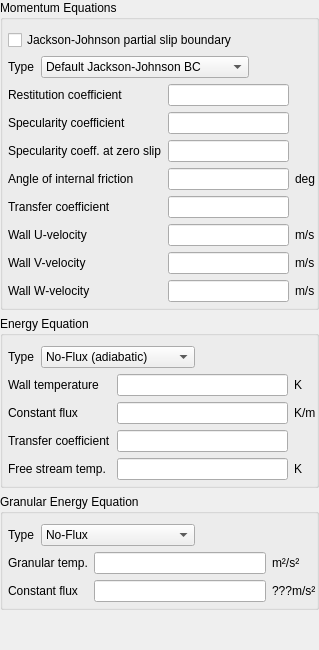
              <widget class="QWidget" name="page_solids_wall">
               <layout class="QVBoxLayout" name="verticalLayout_6">
                <property name="leftMargin">
                 <number>0</number>
                </property>
                <property name="topMargin">
                 <number>0</number>
                </property>
                <property name="rightMargin">
                 <number>0</number>
                </property>
                <property name="bottomMargin">
                 <number>0</number>
                </property>
                <item>
                 <widget class="QGroupBox" name="groupbox_solids_momentum_eq">
                  <property name="title">
                   <string>Momentum Equations</string>
                  </property>
                  <property name="flat">
                   <bool>true</bool>
                  </property>
                  <layout class="QGridLayout" name="gridLayout_18">
                   <property name="leftMargin">
                    <number>5</number>
                   </property>
                   <property name="topMargin">
                    <number>10</number>
                   </property>
                   <property name="rightMargin">
                    <number>0</number>
                   </property>
                   <property name="bottomMargin">
                    <number>5</number>
                   </property>
                   <item row="1" column="0" colspan="2">
                    <layout class="QHBoxLayout" name="horizontalLayout_5">
                     <item>
                      <widget class="QLabel" name="label_bc_jj_ps_type">
                       <property name="text">
                        <string>Type</string>
                       </property>
                      </widget>
                     </item>
                     <item>
                      <widget class="QComboBox" name="combobox_bc_jj_ps_type">
                       <item>
                        <property name="text">
                         <string>Default Jackson-Johnson BC</string>
                        </property>
                       </item>
                       <item>
                        <property name="text">
                         <string>Variable specularity coefficient</string>
                        </property>
                       </item>
                       <item>
                        <property name="text">
                         <string>Jenkins small frictional boundary</string>
                        </property>
                       </item>
                      </widget>
                     </item>
                     <item>
                      <spacer name="horizontalSpacer_6">
                       <property name="orientation">
                        <enum>Qt::Horizontal</enum>
                       </property>
                       <property name="sizeHint" stdset="0">
                        <size>
                         <width>40</width>
                         <height>20</height>
                        </size>
                       </property>
                      </spacer>
                     </item>
                    </layout>
                   </item>
                   <item row="0" column="0" colspan="2">
                    <widget class="CheckBox" name="checkbox_bc_jj_ps_args_BC">
                     <property name="text">
                      <string>Jackson-Johnson partial slip boundary</string>
                     </property>
                    </widget>
                   </item>
                   <item row="2" column="0">
                    <widget class="QLabel" name="label_e_w">
                     <property name="text">
                      <string>Restitution coefficient</string>
                     </property>
                    </widget>
                   </item>
                   <item row="2" column="1">
                    <widget class="LineEdit" name="lineedit_keyword_e_w"/>
                   </item>
                   <item row="3" column="0">
                    <widget class="QLabel" name="label_phip">
                     <property name="text">
                      <string>Specularity coefficient</string>
                     </property>
                    </widget>
                   </item>
                   <item row="3" column="1">
                    <widget class="LineEdit" name="lineedit_keyword_phip"/>
                   </item>
                   <item row="3" column="2">
                    <widget class="QLabel" name="label_phip_units">
                     <property name="text">
                      <string/>
                     </property>
                    </widget>
                   </item>
                   <item row="4" column="0">
                    <widget class="QLabel" name="label_phip0">
                     <property name="text">
                      <string>Specularity coeff. at zero slip</string>
                     </property>
                    </widget>
                   </item>
                   <item row="4" column="1">
                    <widget class="LineEdit" name="lineedit_keyword_phip0"/>
                   </item>
                   <item row="4" column="2">
                    <widget class="QLabel" name="label_phip0_units">
                     <property name="text">
                      <string/>
                     </property>
                    </widget>
                   </item>
                   <item row="5" column="0">
                    <widget class="QLabel" name="label_phi_w">
                     <property name="text">
                      <string>Angle of internal friction</string>
                     </property>
                    </widget>
                   </item>
                   <item row="5" column="1">
                    <widget class="LineEdit" name="lineedit_keyword_phi_w"/>
                   </item>
                   <item row="6" column="1">
                    <widget class="LineEdit" name="lineedit_keyword_bc_hw_s_args_BC_P"/>
                   </item>
                   <item row="5" column="2">
                    <widget class="QLabel" name="label_phi_w_units">
                     <property name="text">
                      <string>deg</string>
                     </property>
                    </widget>
                   </item>
                   <item row="6" column="0">
                    <widget class="QLabel" name="label_bc_hw_s">
                     <property name="text">
                      <string>Transfer coefficient</string>
                     </property>
                    </widget>
                   </item>
                   <item row="7" column="1">
                    <widget class="LineEdit" name="lineedit_keyword_bc_uw_s_args_BC_P"/>
                   </item>
                   <item row="6" column="2">
                    <widget class="QLabel" name="label_bc_hw_s_units">
                     <property name="text">
                      <string/>
                     </property>
                    </widget>
                   </item>
                   <item row="7" column="0">
                    <widget class="QLabel" name="label_bc_uw_s">
                     <property name="text">
                      <string>Wall U-velocity</string>
                     </property>
                    </widget>
                   </item>
                   <item row="8" column="1">
                    <widget class="LineEdit" name="lineedit_keyword_bc_vw_s_args_BC_P"/>
                   </item>
                   <item row="7" column="2">
                    <widget class="QLabel" name="label_bc_uw_s_units">
                     <property name="text">
                      <string>m/s</string>
                     </property>
                    </widget>
                   </item>
                   <item row="8" column="0">
                    <widget class="QLabel" name="label_bc_vw_s">
                     <property name="text">
                      <string>Wall V-velocity</string>
                     </property>
                    </widget>
                   </item>
                   <item row="9" column="1">
                    <widget class="LineEdit" name="lineedit_keyword_bc_ww_s_args_BC_P"/>
                   </item>
                   <item row="8" column="2">
                    <widget class="QLabel" name="label_bc_vw_s_units">
                     <property name="text">
                      <string>m/s</string>
                     </property>
                    </widget>
                   </item>
                   <item row="9" column="0">
                    <widget class="QLabel" name="label_bc_ww_s">
                     <property name="text">
                      <string>Wall W-velocity</string>
                     </property>
                    </widget>
                   </item>
                   <item row="9" column="2">
                    <widget class="QLabel" name="label_bc_ww_s_units">
                     <property name="text">
                      <string>m/s</string>
                     </property>
                    </widget>
                   </item>
                  </layout>
                 </widget>
                </item>
                <item>
                 <widget class="QGroupBox" name="groupbox_solids_energy_eq">
                  <property name="title">
                   <string>Energy Equation</string>
                  </property>
                  <property name="flat">
                   <bool>true</bool>
                  </property>
                  <layout class="QGridLayout" name="gridLayout_19">
                   <property name="leftMargin">
                    <number>5</number>
                   </property>
                   <property name="topMargin">
                    <number>10</number>
                   </property>
                   <property name="rightMargin">
                    <number>0</number>
                   </property>
                   <property name="bottomMargin">
                    <number>5</number>
                   </property>
                   <item row="0" column="0" colspan="2">
                    <layout class="QHBoxLayout" name="horizontalLayout_6">
                     <item>
                      <widget class="QLabel" name="label_solids_energy_eq_type">
                       <property name="text">
                        <string>Type</string>
                       </property>
                      </widget>
                     </item>
                     <item>
                      <widget class="QComboBox" name="combobox_solids_energy_eq_type">
                       <item>
                        <property name="text">
                         <string>No-Flux (adiabatic)</string>
                        </property>
                       </item>
                       <item>
                        <property name="text">
                         <string>Specified Temperature</string>
                        </property>
                       </item>
                       <item>
                        <property name="text">
                         <string>Specified Flux</string>
                        </property>
                       </item>
                       <item>
                        <property name="text">
                         <string>Convective Flux</string>
                        </property>
                       </item>
                      </widget>
                     </item>
                     <item>
                      <spacer name="horizontalSpacer_5">
                       <property name="orientation">
                        <enum>Qt::Horizontal</enum>
                       </property>
                       <property name="sizeHint" stdset="0">
                        <size>
                         <width>40</width>
                         <height>20</height>
                        </size>
                       </property>
                      </spacer>
                     </item>
                    </layout>
                   </item>
                   <item row="1" column="0">
                    <widget class="QLabel" name="label_bc_tw_s">
                     <property name="text">
                      <string>Wall temperature</string>
                     </property>
                    </widget>
                   </item>
                   <item row="1" column="1">
                    <widget class="LineEdit" name="lineedit_keyword_bc_tw_s_args_BC_P"/>
                   </item>
                   <item row="1" column="2">
                    <widget class="QLabel" name="label_bc_tw_s_units">
                     <property name="text">
                      <string>K</string>
                     </property>
                    </widget>
                   </item>
                   <item row="2" column="0">
                    <widget class="QLabel" name="label_bc_c_t_s">
                     <property name="text">
                      <string>Constant flux</string>
                     </property>
                    </widget>
                   </item>
                   <item row="2" column="1">
                    <widget class="LineEdit" name="lineedit_keyword_bc_c_t_s_args_BC_P"/>
                   </item>
                   <item row="2" column="2">
                    <widget class="QLabel" name="label_bc_c_t_s_units">
                     <property name="text">
                      <string>K/m</string>
                     </property>
                    </widget>
                   </item>
                   <item row="3" column="0">
                    <widget class="QLabel" name="label_bc_hw_t_s">
                     <property name="text">
                      <string>Transfer coefficient</string>
                     </property>
                    </widget>
                   </item>
                   <item row="3" column="1">
                    <widget class="LineEdit" name="lineedit_keyword_bc_hw_t_s_args_BC_P"/>
                   </item>
                   <item row="3" column="2">
                    <widget class="QLabel" name="label_bc_hw_t_s_units">
                     <property name="text">
                      <string/>
                     </property>
                    </widget>
                   </item>
                   <item row="4" column="0">
                    <widget class="QLabel" name="label_bc_tw_s_2">
                     <property name="text">
                      <string>Free stream temp.</string>
                     </property>
                    </widget>
                   </item>
                   <item row="4" column="1">
                    <widget class="LineEdit" name="lineedit_keyword_bc_tw_s_2_args_BC_P"/>
                   </item>
                   <item row="4" column="2">
                    <widget class="QLabel" name="label_bc_tw_s_2_units">
                     <property name="text">
                      <string>K</string>
                     </property>
                    </widget>
                   </item>
                  </layout>
                 </widget>
                </item>
                <item>
                 <widget class="QGroupBox" name="groupbox_solids_granular_energy_eq">
                  <property name="title">
                   <string>Granular Energy Equation</string>
                  </property>
                  <property name="flat">
                   <bool>true</bool>
                  </property>
                  <layout class="QGridLayout" name="gridLayout_20">
                   <property name="leftMargin">
                    <number>5</number>
                   </property>
                   <property name="topMargin">
                    <number>10</number>
                   </property>
                   <property name="rightMargin">
                    <number>0</number>
                   </property>
                   <property name="bottomMargin">
                    <number>5</number>
                   </property>
                   <item row="0" column="0" colspan="2">
                    <layout class="QHBoxLayout" name="horizontalLayout_7">
                     <item>
                      <widget class="QLabel" name="label_solids_granular_energy_eq_type">
                       <property name="text">
                        <string>Type</string>
                       </property>
                      </widget>
                     </item>
                     <item>
                      <widget class="QComboBox" name="combobox_solids_granular_energy_eq_type">
                       <item>
                        <property name="text">
                         <string>No-Flux</string>
                        </property>
                       </item>
                       <item>
                        <property name="text">
                         <string>Specified Temperature</string>
                        </property>
                       </item>
                       <item>
                        <property name="text">
                         <string>Specified Flux</string>
                        </property>
                       </item>
                      </widget>
                     </item>
                     <item>
                      <spacer name="horizontalSpacer_7">
                       <property name="orientation">
                        <enum>Qt::Horizontal</enum>
                       </property>
                       <property name="sizeHint" stdset="0">
                        <size>
                         <width>40</width>
                         <height>20</height>
                        </size>
                       </property>
                      </spacer>
                     </item>
                    </layout>
                   </item>
                   <item row="2" column="0">
                    <widget class="QLabel" name="label_bc_c_theta_m">
                     <property name="text">
                      <string>Constant flux</string>
                     </property>
                    </widget>
                   </item>
                   <item row="1" column="0">
                    <widget class="QLabel" name="label_bc_thetaw_m">
                     <property name="text">
                      <string>Granular temp.</string>
                     </property>
                    </widget>
                   </item>
                   <item row="1" column="1">
                    <widget class="LineEdit" name="lineedit_keyword_bc_thetaw_m_args_BC_P"/>
                   </item>
                   <item row="2" column="1">
                    <widget class="LineEdit" name="lineedit_keyword_bc_c_theta_m_args_BC_P"/>
                   </item>
                   <item row="1" column="2">
                    <widget class="QLabel" name="label_bc_thetaw_m_units">
                     <property name="text">
                      <string>m²/s²</string>
                     </property>
                    </widget>
                   </item>
                   <item row="2" column="2">
                    <widget class="QLabel" name="label_bc_c_theta_m_units">
                     <property name="text">
                      <string>???m/s²</string>
                     </property>
                    </widget>
                   </item>
                  </layout>
                 </widget>
                </item>
                <item>
                 <spacer name="verticalSpacer_5">
                  <property name="orientation">
                   <enum>Qt::Vertical</enum>
                  </property>
                  <property name="sizeHint" stdset="0">
                   <size>
                    <width>20</width>
                    <height>40</height>
                   </size>
                  </property>
                 </spacer>
                </item>
               </layout>
              </widget>
